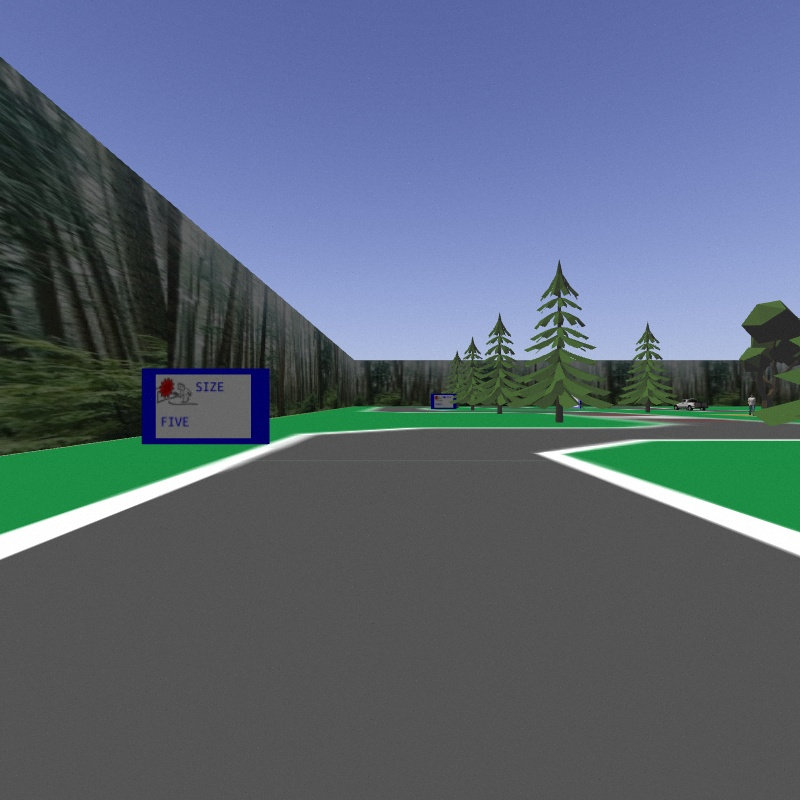
#> input picture frame0000.jpg, 800 x 800 px; its folder holds only this picture in this run
$ python -i enph353_actual_finalcnn.py   (imports and definitions only)
#> lines starting #> are read from the running program, lines starting #| are printed output that depends on the picture; after the words box and inside, x2 and y2 are one past the last pixel; in counts of white or black regions, pixels touching at a corner belong together
#> further down, picture is the input picture: shape (800, 800, 3); mean B, G, R 117.7, 102.2, 89.9
# -*- coding: utf-8 -*-
"""ENPH353_actual_finalCNN.ipynb

Automatically generated by Colab.

Original file is located at
    https://colab.research.google.com/drive/1UOo-jz8dKZzd2AG7B3AO8kdHNAALufRe
"""

from google.colab import drive
# [1 line not run here, left out]

import os
import json
import random
import cv2
import numpy as np
import matplotlib.pyplot as plt
import tensorflow as tf

from sklearn.model_selection import train_test_split
from sklearn.metrics import confusion_matrix
from sklearn.utils.class_weight import compute_class_weight

IMAGE_DIR = "/content/drive/MyDrive/353_data/images/train"
REAL_LINE_DIR = "/content/drive/MyDrive/353_photos"

BASE_MODEL_KERAS_PATH = "/content/drive/MyDrive/sign_char_model.keras"
BASE_MODEL_TFLITE_PATH = "/content/drive/MyDrive/sign_char_model.tflite"

FINETUNED_MODEL_KERAS_PATH = "/content/drive/MyDrive/sign_char_model_finetuned.keras"
FINETUNED_MODEL_TFLITE_PATH = "/content/drive/MyDrive/sign_char_model_finetuned.tflite"

CLASSES_PATH = "/content/drive/MyDrive/sign_char_classes.json"

SPACE_TOKEN = " "
CLASSES = list("0123456789") + list("ABCDEFGHIJKLMNOPQRSTUVWXYZ") + [SPACE_TOKEN]
DISPLAY_CLASSES = [c if c != " " else "␠" for c in CLASSES]

CLASS_TO_IDX = {c: i for i, c in enumerate(CLASSES)}
IDX_TO_CLASS = {i: c for i, c in enumerate(CLASSES)}

# [2 lines not run here, left out]

# [4 lines that did not run here, left out]

# [4 lines that did not run here, left out]

# [4 lines not run here, left out]


def normalize_space_text(text: str) -> str:
    return text.replace("~", " ").upper()


# [25 lines left out: functions parse_filename, parse_line_filename, not called in this run]


# [2 lines not run here, left out]

def order_points(pts):
    pts = np.array(pts, dtype=np.float32)
    s = pts.sum(axis=1)
    diff = np.diff(pts, axis=1)

    top_left = pts[np.argmin(s)]
    bottom_right = pts[np.argmax(s)]
    top_right = pts[np.argmin(diff)]
    bottom_left = pts[np.argmax(diff)]

    return np.array([top_left, top_right, bottom_right, bottom_left], dtype=np.float32)


def four_point_transform(image, pts, out_w=400, out_h=300):
    rect = order_points(pts)
    dst = np.array([
        [0, 0],
        [out_w - 1, 0],
        [out_w - 1, out_h - 1],
        [0, out_h - 1]
    ], dtype=np.float32)

    M = cv2.getPerspectiveTransform(rect, dst)
    warped = cv2.warpPerspective(image, M, (out_w, out_h))
    return warped


def detect_and_warp_sign(img_bgr, debug=False):
    """
    Match sign_detector logic more closely:
    - darker blue mask to avoid sky
    - candidate contour scoring
    - 400x300 warp
    """
#> called with debug = False
    hsv = cv2.cvtColor(img_bgr, cv2.COLOR_BGR2HSV)
#> hsv: shape (800, 800, 3); mean H, S, V 56.1, 55.7, 122.9

    lower_blue = np.array([100, 120, 25])
    upper_blue = np.array([140, 255, 200])
    mask = cv2.inRange(hsv, lower_blue, upper_blue)
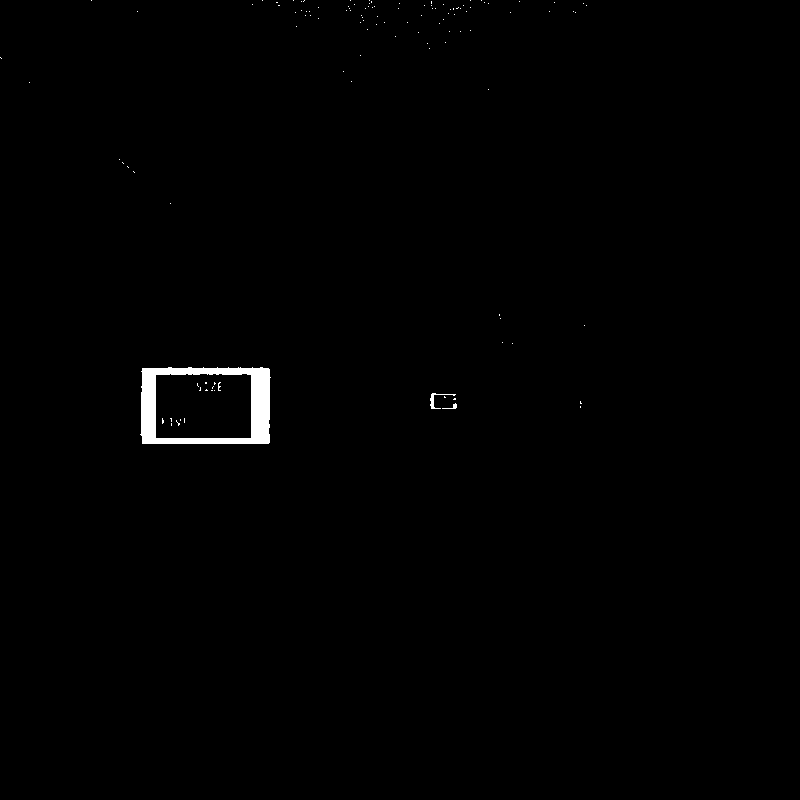
#> mask: shape (800, 800); 0.64% white; 118 white regions (115 under 20 px), largest, box (x1, y1, x2, y2) and area: (140, 367, 271, 444) 3774, (430, 393, 456, 409) 86, (442, 403, 457, 409) 31

    mask = cv2.morphologyEx(mask, cv2.MORPH_CLOSE, np.ones((7, 7), np.uint8), iterations=1)
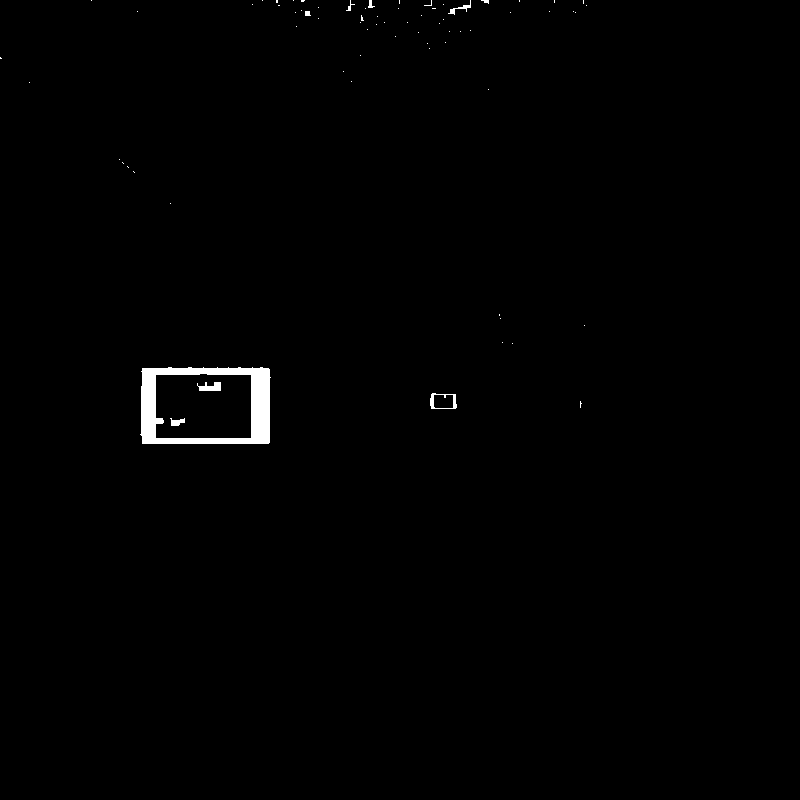
#> mask: shape (800, 800); 0.71% white; 71 white regions (63 under 20 px), largest, box (x1, y1, x2, y2) and area: (140, 367, 271, 444) 3850, (430, 393, 457, 409) 151, (197, 382, 221, 391) 150
    mask = cv2.morphologyEx(mask, cv2.MORPH_OPEN, np.ones((3, 3), np.uint8), iterations=1)
#> mask: shape (800, 800); 0.67% white; 12 white regions (3 under 20 px), largest, box (x1, y1, x2, y2) and area: (141, 367, 270, 444) 3843, (199, 382, 221, 391) 138, (171, 419, 185, 426) 73
    mask = cv2.dilate(mask, np.ones((7, 7), np.uint8), iterations=1)
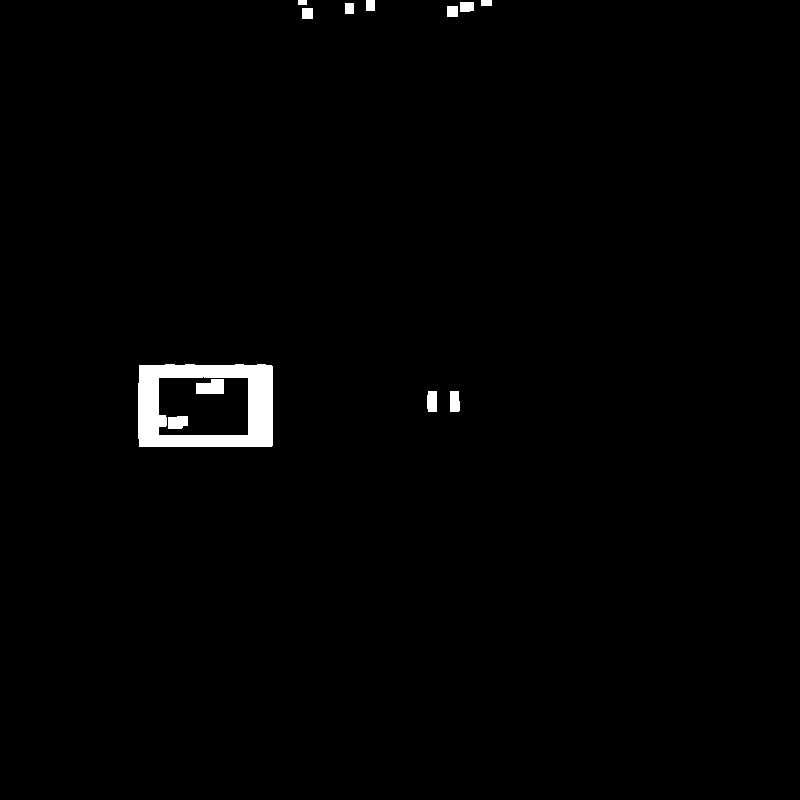
#> mask: shape (800, 800); 1.2% white; 12 white regions

    H, W = mask.shape[:2]
#> H = 800; W = 800
    frame_area = float(H * W)
#> frame_area = 640000

    cnts, _ = cv2.findContours(mask, cv2.RETR_EXTERNAL, cv2.CHAIN_APPROX_SIMPLE)
#> cnts = 10 contours; largest, box (x1, y1, x2, y2) and area: (138, 364, 273, 447) 10866, (427, 391, 437, 412) 174, (450, 391, 460, 412) 170, (460, 2, 474, 12) 114, (302, 8, 313, 19) 100
    if not cnts:
        return None, mask, None

    candidates = []
    for c in cnts:
        area = cv2.contourArea(c)
        if area < 0.004 * frame_area:
            continue

        x, y, w, h = cv2.boundingRect(c)
        if x <= 6 or y <= 6 or (x + w) >= (W - 6) or (y + h) >= (H - 6):
            continue

        rect = cv2.minAreaRect(c)
        rw, rh = rect[1]
        rw = max(float(rw), 1e-6)
        rh = max(float(rh), 1e-6)
        aspect = max(rw, rh) / min(rw, rh)

        if not (0.75 <= aspect <= 3.4):
            continue

        box_area = float(w * h) + 1e-6
        extent = float(area) / box_area

        hull = cv2.convexHull(c)
        hull_area = float(cv2.contourArea(hull)) + 1e-6
        solidity = float(area) / hull_area

        roi = mask[y:y+h, x:x+w]
        fill = float(np.count_nonzero(roi)) / float(roi.size + 1e-6)

        expected_aspect = 1.6
        aspect_score = 1.0 - min(1.0, abs(aspect - expected_aspect) / expected_aspect)

        score = (
            3.0 * (area / frame_area) +
            0.8 * extent +
            1.0 * aspect_score +
            0.4 * solidity +
            0.6 * fill
        )

        candidates.append((score, c))
#> this loop made 10 passes
#> (c, area) on passes 4, 5, 6, 8, 9, 10: ([[302, 8], [302, 18], [312, 18], [312, 8]], 100), ([[447, 6], [447, 16], [457, 16], [457, 6]], 100), ([[345, 3], [345, 13], [353, 13], [353, 3]], 80), ([[481, 0], [481, 5], [491, 5], [491, 0]], 50), ([[366, 0], [366, 10], [374, 10], [374, 0]], 80), ([[298, 0], [298, 4], [306, 4], [306, 0]], 32)
#> area on passes 1, 2, 7: 170, 174, 113.5
#> pass 3, in detect_and_warp_sign, `roi = mask[y:y+h, x:x+w]`:
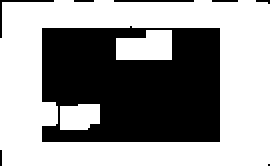
#> roi: shape (83, 135) (shown 2 times larger); 59.7% white; 8 black regions (5 under 20 px), largest, box (x1, y1, x2, y2) and area: (21, 13, 110, 71) 4386, (0, 0, 27, 19) 45, (57, 0, 97, 1) 40
#> after the loop, candidates = 1 item

    if not candidates:
        c = max(cnts, key=cv2.contourArea)
        candidates = [(0.0, c)]

    candidates = sorted(candidates, key=lambda x: x[0], reverse=True)[:10]

    best_warp = None
    best_quad = None
    best_score = -1e9

    for score, c in candidates:
        peri = cv2.arcLength(c, True)
        approx = cv2.approxPolyDP(c, 0.03 * peri, True)

        if len(approx) == 4:
            quad = approx.reshape(4, 2)
        else:
            rect = cv2.minAreaRect(c)
            quad = cv2.boxPoints(rect).astype(int)

        warped = four_point_transform(img_bgr, quad, out_w=400, out_h=300)

        if score > best_score:
            best_score = score
            best_warp = warped
            best_quad = quad
#> this loop made 1 pass
#> (score, peri, dst in four_point_transform, best_score, best_quad) on pass 1: (2.56, 431, [[0, 0], [399, 0], [399, 299], [0, 299]], 2.56, [[139, 365], [139, 446], [272, 445], [271, 365]])
#> pass 1, in four_point_transform, `warped = cv2.warpPerspective(image, M, (out_w, out_h))`:
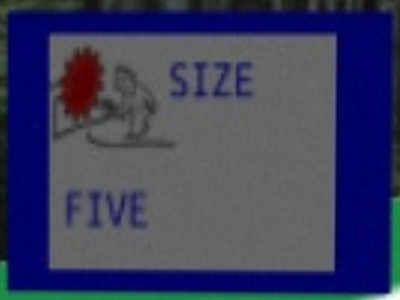
#> warped: shape (300, 400, 3); mean B, G, R 94, 61.5, 59.1
#> after the loop, best_score = 2.56

    if debug:
        dbg = img_bgr.copy()
        cv2.drawContours(dbg, [best_quad.astype(int)], -1, (0, 255, 0), 3)
        return best_warp, mask, dbg

    return best_warp, mask, None

# [389 lines left out: functions split_sign_lines, preprocess_training_crop, make_space_crop, clean_blue_mask, strip_edges_if_needed, projection_boxes and 7 more, not called in this run]

# [1 line that did not run here, left out]
# [1 line that did not run here, left out]

# [1 line not run here, left out]
# [1 line that did not run here, left out]

# [56 lines not run here, left out]

X = []
y = []

good = 0
bad = 0
bad_examples = []

# [52 lines not run here, left out]

X = np.array(X, dtype=np.float32) / 255.0
X = X[..., None]
y = np.array(y, dtype=np.int64)

# [6 lines not run here, left out]

counts = np.bincount(y, minlength=len(CLASSES))

# [22 lines not run here, left out]

num_classes = len(CLASSES)
# [1 line that did not run here, left out]

# [6 lines that did not run here, left out]

# [2 lines not run here, left out]

# [5 lines that did not run here, left out]
# [1 line that did not run here, left out]

# [3 lines not run here, left out]

class RandomBrightnessContrast(tf.keras.layers.Layer):
    # [15 lines left out: functions __init__, call, not called in this run]


# [6 lines that did not run here, left out]


# [29 lines that did not run here, left out]

# [7 lines not run here, left out]

# 11
# [14 lines that did not run here, left out]

# [9 lines that did not run here, left out]

# [15 lines not run here, left out]

# [1 line that did not run here, left out]
# [1 line that did not run here, left out]
# [1 line that did not run here, left out]

# [1 line that did not run here, left out]
# [1 line not run here, left out]

# [1 line that did not run here, left out]

# [22 lines not run here, left out]

# [1 line that did not run here, left out]
# [1 line that did not run here, left out]

# [9 lines not run here, left out]

# [1 line that did not run here, left out]
# [1 line that did not run here, left out]
# [1 line not run here, left out]

# [1 line that did not run here, left out]
# [1 line that did not run here, left out]

# [30 lines not run here, left out]

X_real = []
y_real = []

good_real = 0
bad_real = 0
bad_real_examples = []

# [30 lines not run here, left out]

X_real = np.array(X_real, dtype=np.float32) / 255.0
X_real = X_real[..., None]
y_real = np.array(y_real, dtype=np.int64)

# [10 lines not run here, left out]

failed = bad_real_examples[:12]

# [33 lines not run here, left out]

counts_real = np.bincount(y_real, minlength=len(CLASSES))

# [22 lines not run here, left out]

# [5 lines that did not run here, left out]
# [1 line that did not run here, left out]

# [3 lines not run here, left out]

# [1 line that did not run here, left out]

# [5 lines not run here, left out]

# [14 lines that did not run here, left out]

# [9 lines that did not run here, left out]

# [18 lines not run here, left out]

# [1 line that did not run here, left out]
# [1 line that did not run here, left out]

# [9 lines not run here, left out]

# 20
# [1 line that did not run here, left out]
# [1 line not run here, left out]

# [1 line that did not run here, left out]
# [1 line that did not run here, left out]

# [2 lines not run here, left out]

x_test = X_real[0:1].astype(np.float32)

# [2 lines not run here, left out]
# [1 line that did not run here, left out]

# [1 line that did not run here, left out]
# [1 line that did not run here, left out]

# [3 lines not run here, left out]

>>> import cv2
>>> picture = cv2.imread('frame0000.jpg')
>>> result = detect_and_warp_sign(picture)
